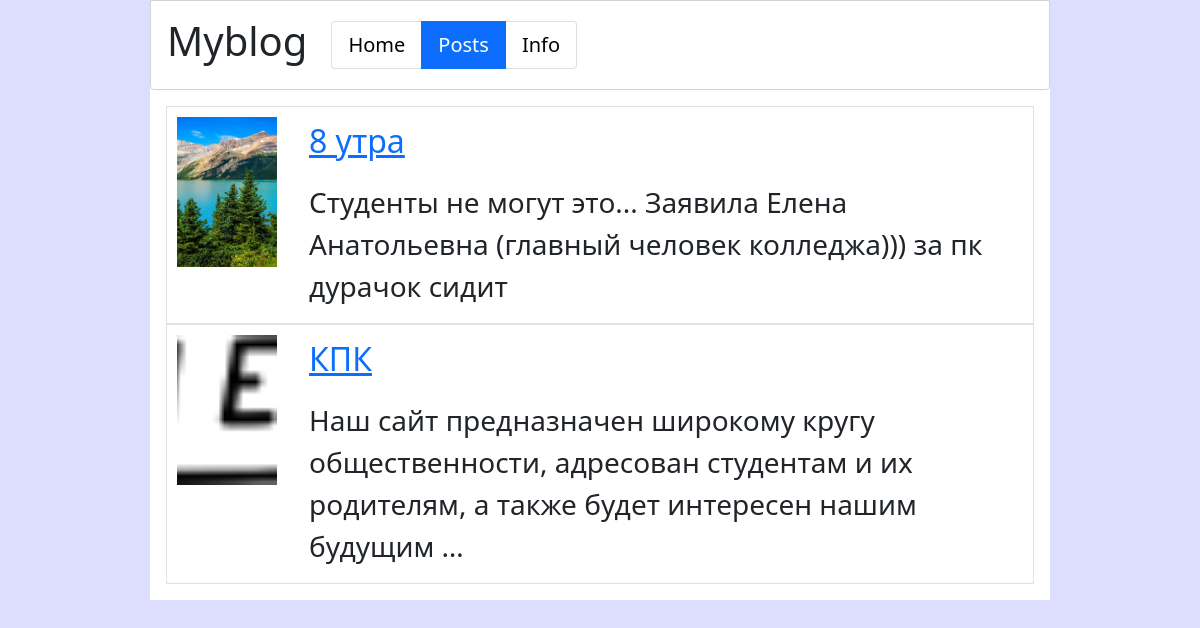
/posts/, run on the app's committed database.
### posts/models.py (models this page shows, shortened)
class Post(models.Model):
    title=models.CharField(max_length=128, verbose_name="Заголовок")
    text=models.TextField(blank=False, verbose_name="Текст")
    img=models.ImageField(upload_to="%Y/%m/%d/", verbose_name="Изображение")
    published=models.BooleanField(default=False, verbose_name="Опубликовано")
    publish_date=models.DateTimeField(auto_now_add=True, verbose_name="Дата публикации")
    change_date=models.DateTimeField(auto_now=True, verbose_name="Дата изменения")
    author = models.ForeignKey(User, on_delete=models.CASCADE, verbose_name="Автор")
    likes = models.ManyToManyField(User, related_name="liked_posts", verbose_name="Лайки")
    class Meta:
        verbose_name = "Пост"
        verbose_name_plural = "Посты"
        ordering = ["-publish_date", "-change_date"]

### posts/views.py (the view)
# urls.py: path("",post_list_view, name = "a"),
def post_list_view (request):
    posts=Post.objects.filter(published=True)
    context={"post_list": posts,'page':'posts'}
    return render(request, "posts/post_list.html",context)

### posts/templates/posts/post_list.html
{% extends "root.html" %}
{% load thumbnail %}
{% block content %}
    <ul class="ps-3 list-unstyled pe-3">
    {% for post in post_list %}
        <li>
        <div class="d-inline-flex border" style="padding: 10px 0px 0px 10px;">
            {% thumbnail post.img "200x300" crop="center" as im %}
            <a href="{{ post.img.url }}">
                <img src="{{ im.url }}" width="100px" height="150px" style="object-fit: cover;" class="">
            </a>
            {% endthumbnail %}
            <div class="ms-3 mt-0">
                <a href="{% url 'posts:post' post.pk %}" class="d-block ms-3">
                    <p class="fs-2">{{ post.title }}</p>
                </a>
                <p class="ps-3 pt-0 fs-3">{{ post.text|truncatechars:128 }}</p>
            </div>
        </div>
        </li>
    {% endfor %}
    </ul>
{% endblock %}

### data on the page
Post: shows a picture, title "8 утра", text "Студенты не могут это... Заявила Елена Анатольевна (главный человек колледжа))) за пк дурачок сидит"
Post: shows a picture, title "КПК", text "Наш сайт предназначен широкому кругу общественности, адресован студентам и их родителям, а также будет интересен нашим будущим …"
